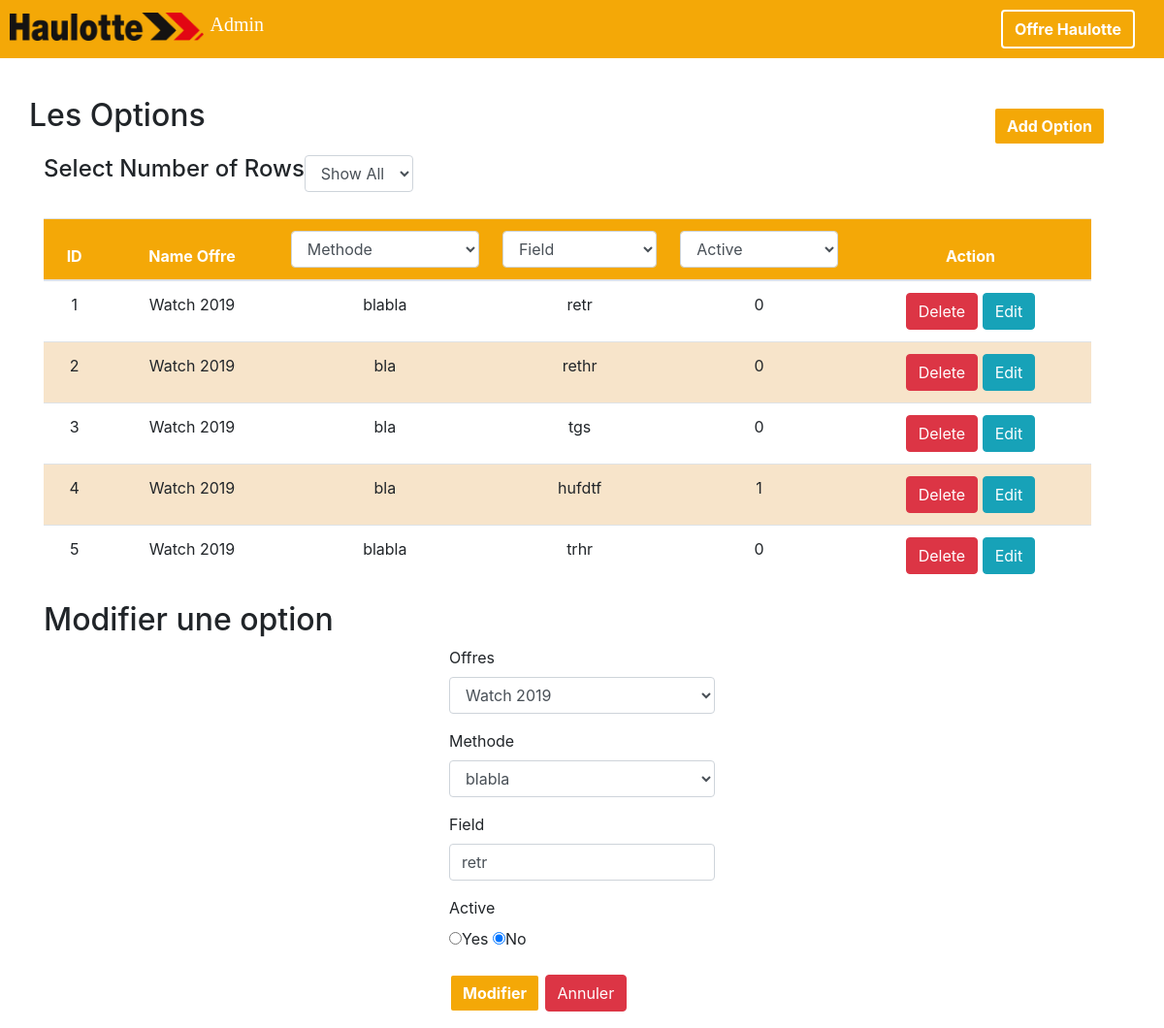
Screenshot of /index2.php?edit=7 with the database file from the repository.
### tables this page shows
CREATE TABLE IF NOT EXISTS `fiche_option` (
  `opt_id` int(11) NOT NULL AUTO_INCREMENT,
  `off_id` varchar(255) NOT NULL,
  `met_name` varchar(255) NOT NULL,
  `opt_field` varchar(255) NOT NULL,
  `opt_active` tinyint(1) NOT NULL,
  PRIMARY KEY (`opt_id`),
  UNIQUE KEY `off_id` (`off_id`,`met_name`,`opt_field`) USING BTREE,
  KEY `fk_met_name` (`met_name`),
  KEY `fk_off_id` (`off_id`)
);

CREATE TABLE IF NOT EXISTS `fiche_offre` (
  `off_id` varchar(255) NOT NULL,
  `off_designation` varchar(255) NOT NULL,
  `off_descriptif` varchar(255) NOT NULL,
  `off_date_debut` date NOT NULL,
  `off_date_fin` date NOT NULL,
  PRIMARY KEY (`off_id`)
);

### optionModel.php (called while the page is built, shortened)
<?php
function readOption( $opt_id )
{
    global $bdd;
    $sQuery = "SELECT * FROM fiche_option WHERE opt_id = :opt_id LIMIT 1";
    $stmt1 = $bdd->prepare( $sQuery );
    $stmt1->bindValue(':opt_id', $opt_id, PDO::PARAM_INT);
    if ( $stmt1->execute() ) {
        $aData = $stmt1->fetch(PDO::FETCH_ASSOC);
   }
   return($aData);
}
function indexOption()
{
    global $bdd;
    $sth = $bdd->query("    SELECT opt.opt_id, o.off_designation, opt.met_name, opt.opt_field, opt.opt_active
                            FROM fiche_offre o
                            JOIN fiche_option opt ON o.off_id = opt.off_id") ;
    $sth->execute();
    return( $sth->fetchAll(PDO::FETCH_ASSOC) );
}
function indexMethode()
{
    global $bdd;
    $sth = $bdd->query("SELECT * FROM fiche_methode") ;
    $sth->execute();
    return( $sth->fetchAll(PDO::FETCH_ASSOC) );
}

### process_option.php (called while the page is built, shortened)
<?php
    require_once('optionModel.php');
    require_once('offreModel.php');
$result = indexOption();
if (isset($_GET['edit'])) {
    $opt_id = $_GET['edit'];
    $update = true;
    $sth = readOption( $opt_id );
    $off_id = $sth['off_id'];
    $methode = $sth['met_name'];
    $field = $sth['opt_field'];
}
$res_met=indexMethode();
$res_off=indexOffre();

### offreModel.php (called while the page is built, shortened)
<?php
function indexOffre()
{
    global $bdd;
    $aReturn = array();
    try{
        $sth = $bdd->query("SELECT * FROM fiche_offre");
        $sth->execute();
        $aReturn = $sth->fetchAll(PDO::FETCH_ASSOC);
    } catch (PDOException $erreur) {
        errorlog( errorMessage( __FUNCTION__, $erreur->getMessage() ) );
        throw new Exception("Erreur insertion", 1);
    }
    return( $aReturn );
}

### index2.php (the view, shortened to what this page needs)
<!doctype html>
<html lang="en">
  <head>
    <link rel="stylesheet" href="bootstrap/css/bootstrap.min.css">
    <link rel="stylesheet" type="text/css" href="css/option.css">
  </head>
  <body>
    <div class="container-fluid">
      <div class="row head-admin">
			  <div class="logo-info">
			    <img src="./img/HaulotteRVB.png" class="logo-image-admin">
          <span class="admin-text"> Admin </span>
        </div>
        <div class="bouton">
          <form action="index.php" method="POST">
            <button type="submit"  class="btn btn-light" name="offre">Offre Haulotte</button>
          </form>
        </div>
      </div>
    </div>
    <?php
      require_once 'process_option.php';
    ?>
    <div class="container">
      <div class="row">
        <div>
          <h2>Les Options </h2>
        </div>
        <div class="bouton">
          <a href="#add"><button type="submit" class="btn btn-light">Add Option</button></a>
        </div>
      </div>
      <div class="row container">
          <h4>Select Number of Rows </h4>
          <div class="form-group">
            <select name="state" id="maxRows" class="form-control">
              <option value="5000">Show All</option>
            </select>
          </div>
          <table id="mytable" class="table">
          <thead>
            <tr>
              <th>Name Offre</th>
              <th>Methode</th>
              <th>Field</th>
              <th>Active</th>
              <th>Action</th>
            </tr>
          </thead>
          <tbody>
            <?php
              foreach ($result as $value):
            ?>
            <tr>
              <td><?=$value['off_designation'];?></td>
              <td><?=$value['met_name'];?></td>
              <td><?=$value['opt_field'];?></td>
              <td><?=$value['opt_active'];?></td>
              <td><a onclick="myFunction()" href="process_option.php?delete=<?php echo $value['opt_id']; ?>"
                    class="btn btn-danger">Delete</a>
                  <a href="index2.php?edit=<?php echo $value['opt_id']; ?>"
                    class="btn btn-info" >Edit</a>
              </td>
            </tr>
            <?php
              endforeach;
            ?>
          </tbody>
        </table>
      </div>
        <?php
            if ($update == true):
        ?>
        <div id="upd">
          <h2> Modifier une option </h2>
        </div>
        <?php
            else:
        ?>
        <div id="add">
          <h2> Ajouter une option </h2>
        </div>
        <?php
            endif;
        ?>
      <div class="row justify-content-center">
        <form action="process_option.php" method="POST">
          <div class="form-group">
            <label>Offres</label>
            <br/>
            <select class="form-control" name="off_id">
                <?php selectOffreView($res_off) ?>
            </select>
          </div>
          <div class="form-group">
            <label>Methode</label>
            <br/>
            <select class="form-control" name="met_name">
                <?php selectMetNameView($res_met) ?>
            </select>
          </div>
          <div class="form-group">
            <label>Field</label>
            <input type="text" name="opt_field" class="form-control" value="<?php echo $field; ?>" placeholder="entrer le field">
          </div>
          <div class="form-group">
            <label>Active</label>
            <div>
            <?php selectActiveView($active); ?>
            </div>
          </div>
          <div class="form-group">
            <?php
              if ($update == true):
            ?>
            <button onclick="myFunction1()" type="submit"  class="btn btn-light" name="update">Modifier</button>
            <button type="submit"  class="btn btn-danger" name="annule">Annuler</button>
            <?php
              else:
            ?>
            <button onclick="myFunction2()" type="submit"  class="btn btn-light" name="save">Enregistrer</button>
            <?php
              endif;
            ?>
          </div>
        </form>
      </div>
    </div>
  </body>
</html>
<?php
function selectOffreView($res_off)
{
  global $off_id;
  foreach ($res_off as $output_off) {
    if ($off_id == $output_off["off_id"]) {
      echo '<option value="'.$output_off["off_id"].'" selected>'.$output_off["off_designation"].'</option>'.PHP_EOL;
    } else {
      echo '<option value="'.$output_off["off_id"].'">'.$output_off["off_designation"].'</option>'.PHP_EOL;
    }
  }
}
function selectMetNameView($res_met)
{
  global $methode;
  foreach ($res_met as $output_met) {
    if ($methode == $output_met["met_name"]) {
      echo '<option value="'.$output_met["met_name"].'" selected>'.$output_met["met_name"].'</option>'.PHP_EOL;
    } else {
      echo '<option value="'.$output_met["met_name"].'">'.$output_met["met_name"].'</option>'.PHP_EOL;
    }
  }
}
function selectActiveView($opt_active)
{
  $sSelect1 = "";
  $sSelect2 = "";
  if ($opt_active == "1") {
    $sSelect1 = "checked";
  } else {
    $sSelect2 = "checked";
  }
  echo '<input type="radio" id="yes_no" name="opt_active" value="1" '.$sSelect1.'><label for="yes_no">Yes</label>'.PHP_EOL;
  echo '<input type="radio" id="no_yes" name="opt_active" value="0" '.$sSelect2.'><label for="no_yes">No</label>'.PHP_EOL;
}

### css/option.css (style rules this page uses)
.head-admin { background-color: #F4A807; margin-bottom: 40px; }
.logo-info { padding:10px; }
.logo-image-admin { width:200px; height:29px; }
.admin-text { color:white; font-family:Calibri; font-size: 20px; margin-left: 2px; }
.bouton { padding:10px; align-items: flex-end; margin-left:auto; margin-right:20px; }
.btn-light { background-color: #F4A807; color: white; font-weight: bold; border-color:white; border-width: 2px; }
table { border-collapse: collapse; width:100%; MARGIN-TOP:11px; }
th, td { text-align: center; padding: 15px; }
tr:nth-child(even) { background-color: #F7E4CA }
th { background-color: #F4A807; color: white; }

### rows the page displays
fiche_option: off.off_designation "Watch 2019", met_name "blabla", opt_field "retr", opt_active "0"
fiche_option: off.off_designation "Watch 2019", met_name "bla", opt_field "rethr", opt_active "0"
fiche_option: off.off_designation "Watch 2019", met_name "bla", opt_field "tgs", opt_active "0"
fiche_option: off.off_designation "Watch 2019", met_name "bla", opt_field "hufdtf", opt_active "1"
fiche_option: off.off_designation "Watch 2019", met_name "blabla", opt_field "trhr", opt_active "0"

### other values shown
form field off_id "Watch 2019"
form field met_name "blabla"
